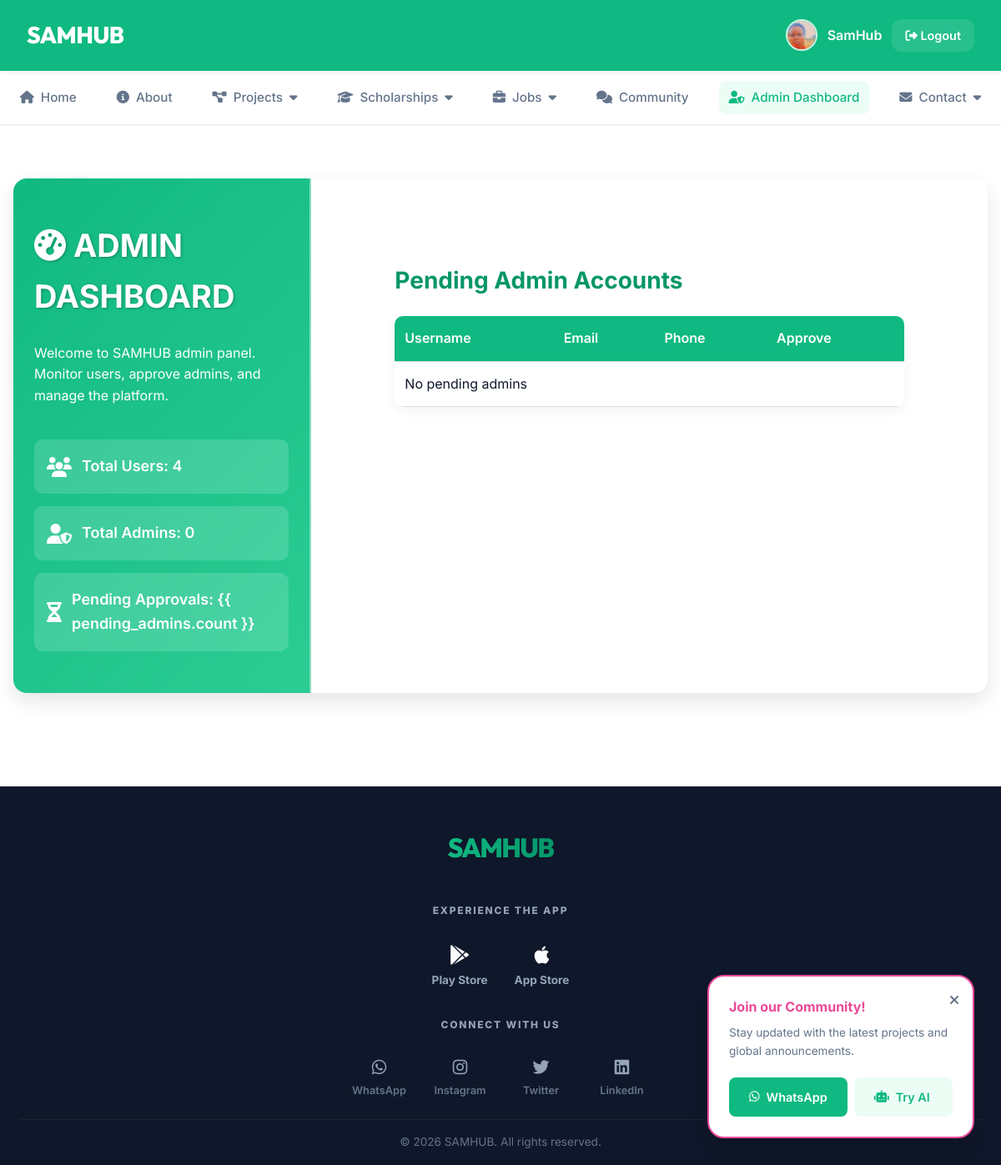
Page /dashboard/admin/ (signed in) on the committed database.
### Login_System/models.py (models this page shows, shortened)
class User(AbstractUser):
    email = models.EmailField(max_length=50, unique=True)
    image = models.ImageField(upload_to='profile_pics', default='default.jpg')
    sex = models.CharField(max_length=10, blank=True, null=True)
    phone = models.CharField(max_length=50, blank=True, null=True)
    year = models.CharField(max_length=50, blank=True, null=True)
    address = models.CharField(max_length=255, blank=True, null=True)
    date_of_birth = models.DateField(blank=True, null=True)
    qualification = models.CharField(max_length=50, blank=True, null=True)
    experience = models.CharField(max_length=50, blank=True, null=True)
    User_type = (
        ('Admin', 'Admin'),
        ('User', 'User'),
        ('Student', 'Student'),
    )
    user_type = models.CharField(max_length=50, choices=User_type, default='User')
    is_approved = models.BooleanField(default=False)
    is_disabled = models.BooleanField(default=False)
    first_login = models.BooleanField(default=True)
    created_at = models.DateTimeField(auto_now_add=True)
    updated_at = models.DateTimeField(auto_now=True)

### Login_System/views.py (the view)
# urls.py: path('dashboard/admin/', views.dashboard_admin, name='dashboard_admin'),
@super_or_approved_admin_required
def dashboard_admin(request):
    total_users = User.objects.count()
    total_admins = User.objects.filter(user_type='Admin').count()
    pending_admins = User.objects.filter(user_type='Admin', is_approved=False)
    context = {
        'total_users': total_users,
        'total_admins': total_admins,
        'pending_admins': pending_admins,
    }
    return render(request, 'Login_System/dashboard_admin.html', context)

### Login_System/decolotors.py (called while the page is built)
def super_or_approved_admin_required(view_func):
    @wraps(view_func)
    def wrapper(request, *args, **kwargs):
        user = request.user
        if not user.is_authenticated:
            messages.error(request, "You must login first.")
            return redirect('Login')
        if user.is_superuser or (user.user_type == 'Admin' and user.is_approved):
            return view_func(request, *args, **kwargs)
        messages.error(request, "You are not allowed to access this page.")
        return redirect('home')
    return wrapper

### templates/Login_System/dashboard_admin.html (shortened to what this page needs)
{% extends "Login_System/base.html" %}
{% block extra_css %}
<link rel="stylesheet" href="https://cdnjs.cloudflare.com/ajax/libs/font-awesome/6.4.0/css/all.min.css"
 />
{% endblock %}
{% block content %}
<div class="dashboard-wrapper">
    <div class="dashboard-left">
        <h1><i class="fa-solid fa-tachometer-alt"></i> ADMIN DASHBOARD</h1>
        <p>Welcome to SAMHUB admin panel. Monitor users, approve admins, and manage the platform.</p>
        <div class="stats-left">
            <div class="stat-left"><i class="fa-solid fa-users"></i> Total Users: {{ total_users }}</div>
            <div class="stat-left"><i class="fa-solid fa-user-shield"></i> Total Admins: {{ total_admins }}</div>
            <div class="stat-left"><i class="fa-solid fa-hourglass-half"></i> Pending Approvals: {{ pending_admins.count
                }}</div>
        </div>
    </div>
    <div class="dashboard-right">
        <h2>Pending Admin Accounts</h2>
        <table>
            <thead>
                <tr>
                    <th>Username</th>
                    <th>Email</th>
                    <th>Phone</th>
                    <th>Approve</th>
                </tr>
            </thead>
            <tbody>
                {% for admin in pending_admins %}
                <tr>
                    <td>{{ admin.username }}</td>
                    <td>{{ admin.email }}</td>
                    <td>{{ admin.phone }}</td>
                    <td>
                        <a href="{% url 'approve_admin' admin.id %}">
                            <button>Approve</button>
                        </a>
                    </td>
                </tr>
                {% empty %}
                <tr>
                    <td colspan="4">No pending admins</td>
                </tr>
                {% endfor %}
            </tbody>
        </table>
    </div>
</div>
{% endblock %}

### templates/Login_System/base.html (shortened to what this page needs)
{% load static %}
<!DOCTYPE html>
<html lang="en">
<head>
    <link rel="stylesheet" href="https://cdnjs.cloudflare.com/ajax/libs/font-awesome/6.5.0/css/all.min.css">
    <link rel="stylesheet" href="{% static 'css/style.css' %}">
    {% block extra_css %}{% endblock %}
</head>
<body>
    <header>
        <h1>SAMHUB</h1>
        <div class="user-actions">
            {% if user.is_authenticated %}
            <div class="user-profile">
                <img src="{{ user.image.url }}" alt="{{ user.username }}">
                <span style="font-weight: 600;">{{ user.username }}</span>
                <a href="{% url 'logout' %}"><i class="fas fa-sign-out-alt"></i> Logout</a>
            </div>
            {% else %}
            <div class="user-profile">
                <a href="{% url 'Login' %}">Login</a>
                <a href="{% url 'register' %}" class="btn btn-primary"
                    style="color: white; padding: 0.5rem 1.25rem;">Register</a>
            </div>
            {% endif %}
        </div>
    </header>
    <nav>
        <a href="{% url 'home' %}" class="{% if request.resolver_match.url_name == 'home' %}active{% endif %}">
            <i class="fas fa-home"></i> Home
        </a>
        <a href="{% url 'about' %}" class="{% if request.resolver_match.url_name == 'about' %}active{% endif %}">
            <i class="fas fa-info-circle"></i> About
        </a>
        <div class="nav-item">
            <a href="#"><i class="fas fa-project-diagram"></i> Projects <i class="fas fa-caret-down"></i></a>
        </div>
        <div class="nav-item">
            <a href="#"><i class="fas fa-graduation-cap"></i> Scholarships <i class="fas fa-caret-down"></i></a>
        </div>
        <div class="nav-item">
            <a href="#"><i class="fas fa-briefcase"></i> Jobs <i class="fas fa-caret-down"></i></a>
        </div>
        <a href="{% url 'chat_room' %}"
            class="{% if request.resolver_match.url_name == 'chat_room' %}active{% endif %}">
            <i class="fas fa-comments"></i> Community
        </a>
        {% if user.is_authenticated %}
        {% if user.user_type == 'Student' %}
        <a href="{% url 'student_dashboard' %}"
            class="{% if request.resolver_match.url_name == 'student_dashboard' %}active{% endif %}">
            <i class="fas fa-user-graduate"></i> Student Dashboard
        </a>
        {% elif user.user_type == 'Admin' or user.is_superuser %}
        <a href="{% url 'dashboard_admin' %}"
            class="{% if request.resolver_match.url_name == 'dashboard_admin' %}active{% endif %}">
            <i class="fas fa-user-shield"></i> Admin Dashboard
        </a>
        {% endif %}
        {% endif %}
        <div class="nav-item contact-link">
            <a href="#"><i class="fas fa-envelope"></i> Contact <i class="fas fa-caret-down"></i></a>
        </div>
    </nav>
    {% if user.is_authenticated %}
    <div id="popup-notification" class="popup-notification">
        <h4 style="color: var(--secondary); margin-bottom: 0.5rem;">Join our Community!</h4>
        <p style="font-size: 0.85rem; color: var(--text-muted); margin-bottom: 1.25rem;">Stay updated with the latest
            projects and global announcements.</p>
        <div style="display: flex; gap: 0.5rem;">
            <a href="{% url 'chat_room' %}" target="_blank" class="btn btn-primary"
                style="flex: 1; background: var(--accent); border-radius: 0.5rem;">
                <i class="fab fa-whatsapp"></i> WhatsApp
            </a>
            <a href="{% url 'ai_chat_room' %}" class="btn btn-ghost" style="flex: 1; border-radius: 0.5rem;">
                <i class="fas fa-robot"></i> Try AI
            </a>
        </div>
        <span id="popup-close" class="popup-close"><i class="fas fa-times"></i></span>
    </div>
    {% endif %}
    <main class="page-wrapper">
        {% block content %}{% endblock %}
    </main>
    <footer class="minimal-footer">
        <div class="footer-core">
            <h2 class="footer-logo">SAMHUB</h2>
            <div class="footer-label">EXPERIENCE THE APP</div>
            <div class="footer-store-badges">
                <a href="#" class="store-item">
                    <i class="fab fa-google-play"></i>
                    <span>Play Store</span>
                </a>
                <a href="#" class="store-item">
                    <i class="fab fa-apple"></i>
                    <span>App Store</span>
                </a>
            </div>
            <div class="footer-label">CONNECT WITH US</div>
            <div class="social-grid">
                <a href="#" class="social-item">
                    <i class="fab fa-whatsapp"></i>
                    <span>WhatsApp</span>
                </a>
                <a href="#" class="social-item">
                    <i class="fab fa-instagram"></i>
                    <span>Instagram</span>
                </a>
                <a href="#" class="social-item">
                    <i class="fab fa-twitter"></i>
                    <span>Twitter</span>
                </a>
                <a href="#" class="social-item">
                    <i class="fab fa-linkedin"></i>
                    <span>LinkedIn</span>
                </a>
            </div>
        </div>
        <div class="footer-bottom-text">
            <p>&copy; 2026 SAMHUB. All rights reserved.</p>
        </div>
    </footer>
</body>
</html>

### static/css/style.css (style rules this page uses)
:root { --primary: #10B981; --primary-hover: #059669; --primary-light: #ecfdf5; --secondary: #EC4899; --accent: #10B981; --background: #FFFFFF; --surface: #FFFFFF; --text-main: #0F172A; --text-muted: #64748B; --border: #E2E8F0; --shadow-sm: 0 1px 2px 0 rgba(0, 0, 0, 0.05); --shadow-md: 0 4px 6px -1px rgba(0, 0, 0, 0.1), 0 2px 4px -1px rgba(0, 0, 0, 0.06); --shadow-lg: 0 10px 15px -3px rgba(0, 0, 0, 0.1), 0 4px 6px -2px rgba(0, 0, 0, 0.05); --radius-md: 0.75rem; --radius-lg: 1.25rem; }
html { scroll-behavior: smooth; }
* { margin: 0; padding: 0; box-sizing: border-box; font-family: 'Inter', 'Roboto', sans-serif; }
body { background-color: #FFFFFF; background: #FFFFFF; color: var(--text-main); line-height: 1.6; min-height: 100vh; }
header { background: var(--primary); color: white; padding: 1.25rem 2rem; display: flex; justify-content: space-between; align-items: center; box-shadow: 0 4px 6px -1px rgba(0, 0, 0, 0.05); position: relative; z-index: 1000; }
header h1 { font-family: 'Outfit', sans-serif; font-weight: 800; font-size: 1.75rem; letter-spacing: -0.02em; }
.user-profile { display: flex; align-items: center; gap: 0.75rem; }
.user-profile img { width: 38px; height: 38px; border-radius: 50%; border: 2px solid rgba(255, 255, 255, 0.8); object-fit: cover; }
.user-profile a { color: white; text-decoration: none; font-weight: 600; font-size: 0.9rem; padding: 0.5rem 1rem; background: rgba(255, 255, 255, 0.1); border-radius: var(--radius-md); transition: all 0.2s; }
nav { background: var(--surface); display: flex; justify-content: center; gap: 1.5rem; padding: 0.75rem 0; box-shadow: var(--shadow-sm); border-bottom: 1px solid var(--border); position: sticky; top: 0; z-index: 999; }
nav a { text-decoration: none; color: var(--text-muted); font-weight: 500; font-size: 0.95rem; padding: 0.5rem 0.75rem; border-radius: 0.5rem; display: flex; align-items: center; gap: 0.5rem; transition: all 0.2s; }
nav a:hover, nav a.active { color: var(--primary); background: var(--primary-light); }
.nav-item { position: relative; }
.page-wrapper { min-height: calc(100vh - 200px); display: flex; flex-direction: column; padding: 2rem 1rem; max-width: 1200px; margin: 0 auto; }
.btn { padding: 0.75rem 1.5rem; border-radius: var(--radius-md); font-weight: 600; text-decoration: none; display: inline-flex; align-items: center; gap: 0.5rem; transition: all 0.2s; cursor: pointer; border: none; font-size: 0.9rem; }
.btn-primary { background: var(--primary); color: white; }
.btn-ghost { background: var(--primary-light); color: var(--primary); }
.minimal-footer { background: #0f172a; color: white; padding: 3rem 1.5rem 1rem; text-align: center; margin-top: 3rem; }
.footer-core { max-width: 900px; margin: 0 auto; display: flex; flex-direction: column; align-items: center; gap: 2rem; }
.footer-logo { font-family: 'Outfit', sans-serif; font-size: 2rem; font-weight: 800; letter-spacing: -0.05em; background: linear-gradient(to right, #10B981, #059669); background-clip: text; -webkit-background-clip: text; -webkit-text-fill-color: transparent; margin-bottom: 0.5rem; }
.footer-label { font-size: 0.75rem; color: #94a3b8; font-weight: 800; letter-spacing: 0.15em; text-transform: uppercase; }
.footer-store-badges { display: flex; gap: 2rem; }
.store-item { display: flex; flex-direction: column; align-items: center; gap: 0.5rem; text-decoration: none; transition: all 0.3s ease; }
.store-item i { font-size: 1.5rem; color: #f8fafc; }
.store-item span { color: #94a3b8; font-weight: 700; font-size: 0.85rem; }
.social-grid { display: grid; grid-template-columns: repeat(4, 1fr); gap: 2rem; }
.social-item { display: flex; flex-direction: column; align-items: center; gap: 0.5rem; text-decoration: none; transition: all 0.3s ease; }
.social-item i { font-size: 1.25rem; color: #94a3b8; }
.social-item span { font-size: 0.8rem; font-weight: 600; color: #64748b; }
.footer-bottom-text { margin-top: 1.5rem; padding-top: 1rem; border-top: 1px solid rgba(255, 255, 255, 0.05); color: #64748b; font-size: 0.85rem; }
.popup-notification { position: fixed; bottom: 2rem; right: 2rem; width: 320px; background: white; padding: 1.5rem; border-radius: var(--radius-lg); box-shadow: 0 20px 25px -5px rgba(0, 0, 0, 0.15); border: 2px solid var(--secondary); z-index: 10000; display: none; animation: slideIn 0.5s cubic-bezier(0.175, 0.885, 0.32, 1.275); }
.popup-close { position: absolute; top: 1rem; right: 1rem; cursor: pointer; color: var(--text-muted); }

### rows in the picture
User: image (picture), username "SamHub"

### other values in the picture
{{ total_users }} "4"
{{ total_admins }} "0"
